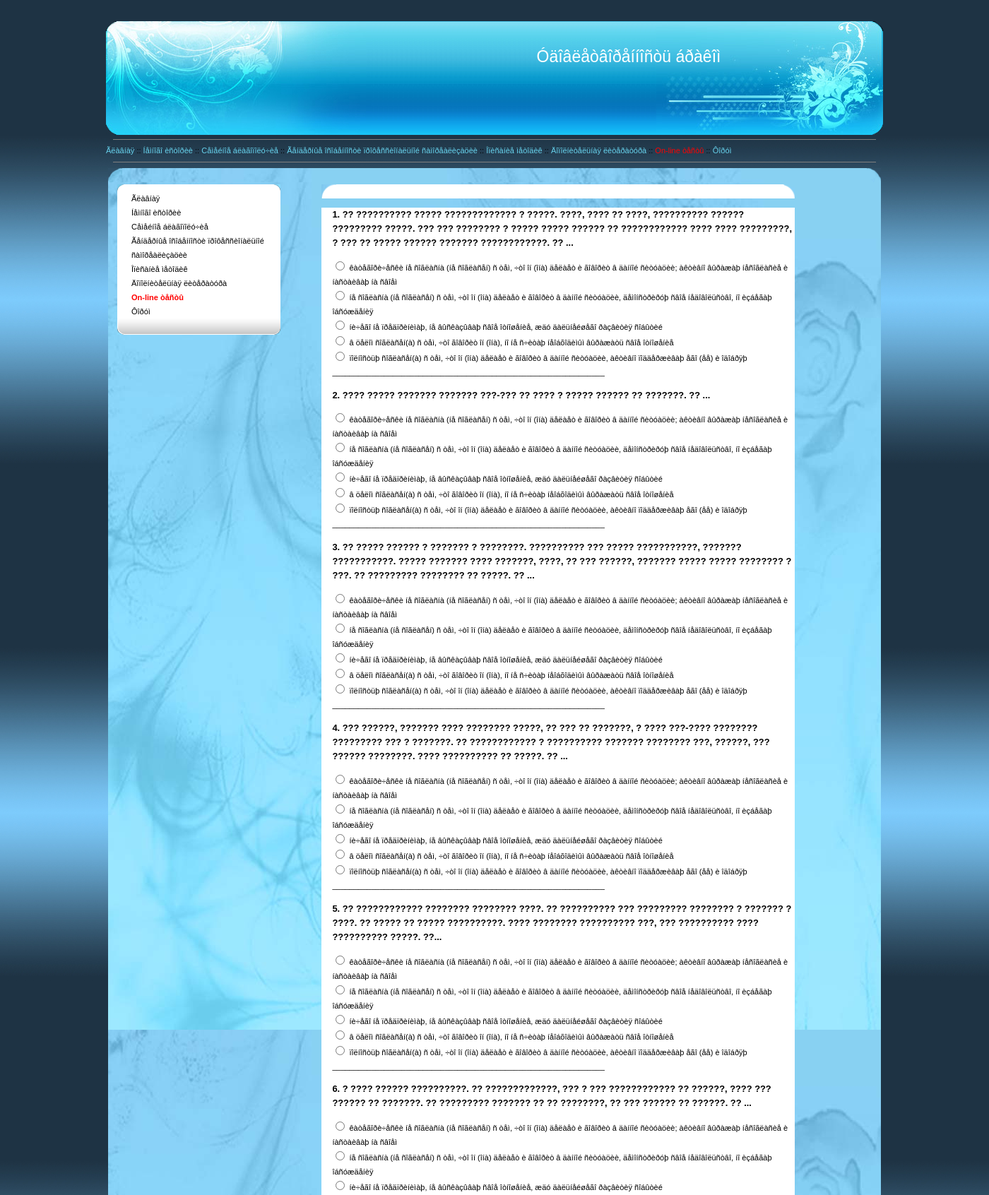
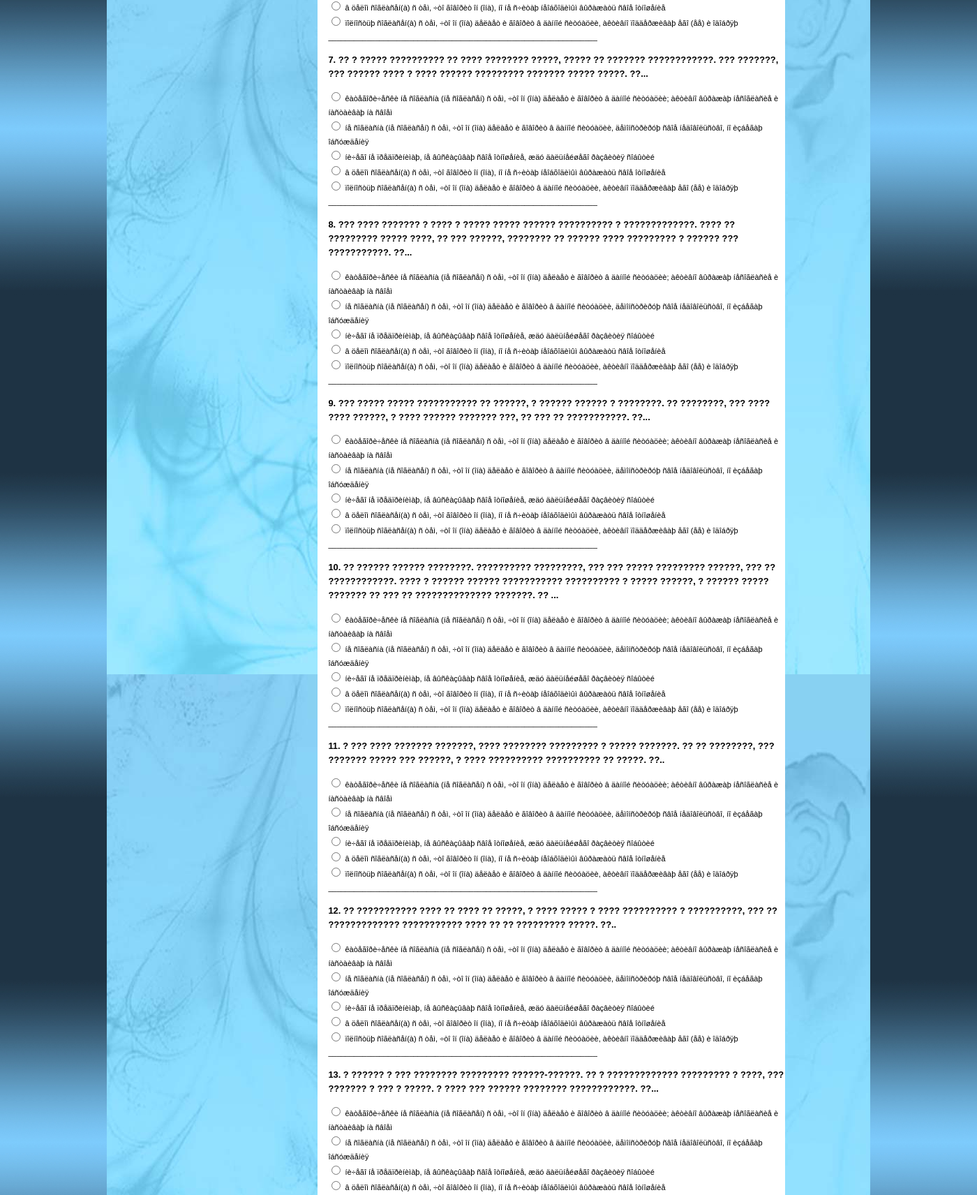
The page /test1.php (upper part) on the database its author committed (2 pictures, top to bottom).
### tables this page shows
CREATE TABLE `test1_vopr` (
  `id` int(11) NOT NULL auto_increment,
  `man` text,
  `woman` text,
  PRIMARY KEY  (`id`)
);

### connect.php (called while the page is built, shortened)
<?php
$user='root';
$pass='';
require_once "database_class.php";
$cdb=new CdataBase("marriage", "localhost", "$user", "$pass");
?>

### database_class.php (called while the page is built, shortened)
<?php
class Cdatabase {
	var $link;
	function Cdatabase($db, $host="localhost", $user="", $pass="") {
		if($this->link = mysql_connect($host,$user,$pass))
			return mysql_select_db($db, $this->link);
			else return 0;
	}
	function query($sql) {
		return mysql_query($sql, $this->link);
	}
	function fetch_array($q) {
		return mysql_fetch_array($q);
	}
};
?>

### test1.php (the view, shortened to what this page needs)
<?php
include "header.php";
if (!isset($_POST['end'])){
$end='begin';
}
else
{
$end=$_POST['end'];
}
if ($end=='end') {
update_opros();
}
else{
content_print();
}
function content_print(){
global $cdb;
$sex='man';
$r=1;
$s="SELECT $sex FROM test1_vopr";
$query=$cdb->query($s);
print"<form action=".$_SERVER['PHP_SELF']." method=post enctype=multipart/form-data>";
while($res=$cdb->fetch_array($query))
  {
print'<h3>'.$res[$sex].'</h3>';
print'<input type="radio" name="d'.$r.'" value="-2" id="1"> <label for="1">êàòåãîðè÷åñêè íå ñîãëàñíà (íå ñîãëàñåí) ñ òåì, ÷òî îí (îíà) äåëàåò è ãîâîðèò â äàííîé ñèòóàöèè; àêòèâíî âûðàæàþ íåñîãëàñèå è íàñòàèâàþ íà ñâîåì</label>';
 print'<br>';
print'<input type="radio" name="d'.$r.'" value="-1" id="2"> <label for="2">íå ñîãëàñíà (íå ñîãëàñåí) ñ òåì, ÷òî îí (îíà) äåëàåò è ãîâîðèò â äàííîé ñèòóàöèè, äåìîíñòðèðóþ ñâîå íåäîâîëüñòâî, íî èçáåãàþ îáñóæäåíèÿ</label>';
print'<br>';
print'<input type="radio" name="d'.$r.'" value="0" id="3"> <label for="3">íè÷åãî íå ïðåäïðèíèìàþ, íå âûñêàçûâàþ ñâîå îòíîøåíèå, æäó äàëüíåéøåãî ðàçâèòèÿ ñîáûòèé</label>';
print'<br>';
print'<input type="radio" name="d'.$r.'" value="1" id="4"> <label for="3">â öåëîì ñîãëàñåí(à) ñ òåì, ÷òî ãîâîðèò îí (îíà), íî íå ñ÷èòàþ íåîáõîäèìûì âûðàæàòü ñâîå îòíîøåíèå</label>';
print'<br>';
print'<input type="radio" name="d'.$r.'" value="2" id="5"> <label for="3">ïîëíîñòüþ ñîãëàñåí(à) ñ òåì, ÷òî îí (îíà) äåëàåò è ãîâîðèò â äàííîé ñèòóàöèè, àêòèâíî ïîääåðæèâàþ åãî (åå) è îäîáðÿþ</label>';
print'<br>';
print"_______________________________________________________________";
$r++;
  }
print'</form>';
}
include "footer.php";
?>

### header.php
<?php
include "connect.php";
?>
<!DOCTYPE HTML PUBLIC "-//W3C//DTD HTML 4.01 Transitional//EN" "http://www.w3c.org/TR/1999/REC-html401-19991224/loose.dtd">
<HTML><HEAD><TITLE></TITLE>
<META content="text/html; charset=windows-1251" http-equiv=Content-Type><LINK
rel=stylesheet type=text/css href="style.css">
<META name=GENERATOR content="MSHTML 8.00.6001.18876"></HEAD>
<BODY>
<DIV id=header>
<DIV id=left_header></DIV>
<DIV id=right_header></DIV>
<DIV id=logo>
<A href="index.php">Óäîâëåòâîðåííîñòü áðàêîì</A>
</DIV>
</DIV>
<hr size=0,5 color=grey width=98%>
<DIV>
<a href="index.php">Ãëàâíàÿ</a>
 :: <a href="istoriya.php">Íåìíîãî èñòîðèè</a>
 :: <a href="problems_basic.php">Cåìåéíîå áëàãîïîëó÷èå</a>
 :: <a href="osobennosti.php">Ãåíäåðíûå îñîáåííîñòè ïðîôåññèîíàëüíîé ñàìîðåàëèçàöèè</a>
 :: <a href="metodiki.php">Îïèñàíèå ìåòîäèê</a>
 :: <a href="iteratura.php">Äîïîëíèòåëüíàÿ ëèòåðàòóðà</a>
 :: <a href="tests.php"><font color=red>On-line òåñòû</font></a>
 :: <a href="forum.php">Ôîðóì</a>
 </DIV>
<hr size=0,5 color=grey width=98%>
<table border="0" WIDTH = 100% >
<tr>
             <td width="100%">
                              <DIV style="WIDTH: 100%; HEIGHT: 20px" id=content >
                                 <DIV id=content_top>
                                   <DIV id=content_top_left></DIV>
                                   <DIV id=content_top_right></DIV>
                                 </DIV>
                              </DIV>
                      <table border="0" WIDTH = "100%" id=content>
                            <tr>
                                 <td width="250">
                                         <DIV id=sidebar>
                                         <DIV id=sidebar_top></DIV>
                                         <DIV id=sidebar_body>
                                                       <UL>
                                                          <LI><A href="index.php"> Ãëàâíàÿ</A> </LI>
                                                          <LI><A href="istoriya.php"> Íåìíîãî èñòîðèè</A> </LI>
                                                          <LI><A href="problems_basic.php"> Cåìåéíîå áëàãîïîëó÷èå</A> </LI>
                                                          <LI><A href="osobennosti.php"> Ãåíäåðíûå îñîáåííîñòè ïðîôåññèîíàëüíîé ñàìîðåàëèçàöèè</A> </LI>
                                                          <LI><A href="metodiki.php"> Îïèñàíèå ìåòîäèê</A> </LI>
                                                          <LI><A href="literatura.php"> Äîïîëíèòåëüíàÿ ëèòåðàòóðà</A> </LI>
                                                          <LI><A href="tests.php"><B><font color=red>  On-line òåñòû</font></B></A> </LI>
                                                          <LI><A href="forum.php">Ôîðóì</A> </LI>
       						       </UL>
	                                 </DIV>
		                         <DIV id=sidebar_bottom></DIV>
                                         </DIV>
                                  </td>
                                  <td ROWSPAN=2 width="700">
                                         <DIV id=sidebar1>
	                                 <DIV id=sidebar_top_l></DIV>
	                                 <DIV id=sidebar_body1>

### footer.php (shortened to what this page needs)
                                         </DIV>
                                         </DIV>
                                  </td>
                           </tr>
                                     </table>
</td>
</tr>
</table>
<BR><BR>
</BODY> </HTML>

### style.css (style rules this page uses)
body { margin:30px 150px; font-size:11px; line-height:20px; font-family: Tahoma, Arial; background: url(images/body_bckg2.jpg); repeat-x #056caa; }
a { color:#68d3ed; text-decoration:none; }
ul { list-style-type:circle }
td { vertical-align:top }
#header { background:url(images/header_bckg.jpg) repeat-x #0287c2; clear:both; width:100%; height:161px; }
#left_header { float:left; width:380px; background: url(images/left_header.jpg) no-repeat; height:161px; }
#right_header { float:right; width:321px; background: url(images/right_header.jpg) no-repeat; height:161px; }
#logo { position: absolute; width:100%; text-align:center; margin:40px; }
#logo a { text-decoration:none; color:#FFFFFF; font-size:23px; }
#content { clear:both; background: url(images/bckg.jpg); repeat-x #056caa; width:100%; }
#content_top { height:20px; }
#content_top_left { float:left; width:20px; height:20px; background: url(images/left_top_round.gif) no-repeat; }
#content_top_right { float:right; width:20px; height:20px; background: url(images/right_top_round.gif) no-repeat; }
#sidebar { float:left; width:231px; padding-left:10px; }
#sidebar1 { float:left; width:670px; padding-left:10px; }
#sidebar_top { height:10px; background:url(images/top_sidebar.gif) no-repeat;background-color:white; }
#sidebar_top_l { height:20px; background:url(images/top_sidebar1.gif) no-repeat;background-color:white; }
#sidebar_body { background-color:#fff; }
#sidebar_body1 { background-color:#fff;padding-left:15px; }
#sidebar_bottom { height:23px; background:url(images/bottom_sidebar.gif) no-repeat; }
#sidebar ul { margin:0; padding:0 0 0 20px; }
#sidebar ul li { padding:0; list-style:none; }
#sidebar a { color:#000; font-size:11px; }

### rows shown on the page
test1_vopr: man "1. ?? ?????????? ????? ????????????? ? ?????. ????, ???? ?? ????, ?????????? ?????? ????????? ?????. ??? ??? ???????? ? ????? ????? ?????? ?? ???????????? ???? ???? ?????????, ? ??? ?? ????? ?????? ??????? ????????????. ?? ..."
test1_vopr: man "2. ???? ????? ??????? ??????? ???-??? ?? ???? ? ????? ?????? ?? ???????. ?? ..."
test1_vopr: man "3. ?? ????? ?????? ? ??????? ? ????????. ?????????? ??? ????? ???????????, ??????? ???????????. ????? ??????? ???? ???????, ????, ?? ??? ??????, ??????? ????? ????? ???????? ? ???. ?? ????????? ???????? ?? ?????. ?? ..."
test1_vopr: man "4. ??? ??????, ??????? ???? ???????? ?????, ?? ??? ?? ???????, ? ???? ???-???? ???????? ????????? ??? ? ???????. ?? ???????????? ? ?????????? ??????? ???????? ???, ??????, ??? ?????? ????????. ???? ?????????? ?? ?????. ?? ..."
test1_vopr: man "5. ?? ???????????? ???????? ???????? ????. ?? ?????????? ??? ????????? ???????? ? ??????? ? ????. ?? ????? ?? ????? ??????????. ???? ???????? ?????????? ???, ??? ?????????? ???? ?????????? ?????. ??..."
test1_vopr: man "6. ? ???? ?????? ??????????. ?? ?????????????, ??? ? ??? ???????????? ?? ??????, ???? ??? ?????? ?? ???????. ?? ????????? ??????? ?? ?? ????????, ?? ??? ?????? ?? ??????. ?? ..."
test1_vopr: man "7. ?? ? ????? ?????????? ?? ???? ???????? ?????, ????? ?? ??????? ????????????. ??? ???????, ??? ?????? ???? ? ???? ?????? ????????? ??????? ????? ?????. ??..."
test1_vopr: man "8. ??? ???? ??????? ? ???? ? ????? ????? ?????? ?????????? ? ?????????????. ???? ?? ????????? ????? ????, ?? ??? ??????, ???????? ?? ?????? ???? ????????? ? ?????? ??? ???????????. ??..."
test1_vopr: man "9. ??? ????? ????? ??????????? ?? ??????, ? ?????? ?????? ? ????????. ?? ????????, ??? ???? ???? ??????, ? ???? ?????? ??????? ???, ?? ??? ?? ???????????. ??..."
test1_vopr: man "10. ?? ?????? ?????? ????????. ?????????? ?????????, ??? ??? ????? ????????? ??????, ??? ?? ????????????. ???? ? ?????? ?????? ??????????? ?????????? ? ????? ??????, ? ?????? ????? ??????? ?? ??? ?? ?????????????? ???????. ?? ..."
test1_vopr: man "11. ? ??? ???? ??????? ???????, ???? ???????? ????????? ? ????? ???????. ?? ?? ????????, ??? ??????? ????? ??? ??????, ? ???? ?????????? ?????????? ?? ?????. ??.."
test1_vopr: man "12. ?? ??????????? ???? ?? ???? ?? ?????, ? ???? ????? ? ???? ?????????? ? ??????????, ??? ?? ????????????? ??????????? ???? ?? ?? ????????? ?????. ??.."
test1_vopr: man "13. ? ?????? ? ??? ???????? ????????? ??????-??????. ?? ? ????????????? ????????? ? ????, ??? ??????? ? ??? ? ?????. ? ???? ??? ?????? ???????? ????????????. ??..."
